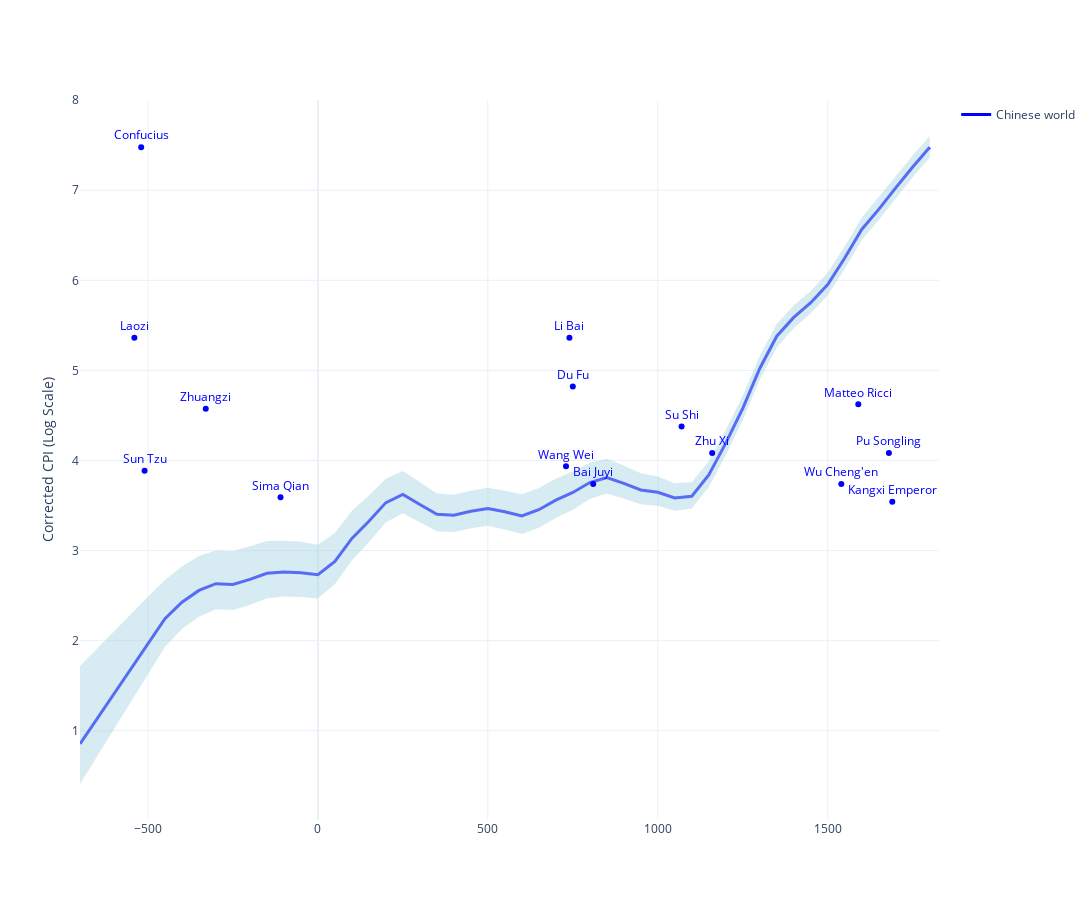

This figure's notebook cell:
### Code cell
import pandas as pd
import plotly.graph_objects as go
import numpy as np
from statsmodels.nonparametric.smoothers_lowess import lowess

# Filtering logic
# df = df_cultura[df_cultura['region_name'].isin(['Southern China', 'Northern China'])]
df = df_cultura[df_cultura['region_name'].isin(['Chinese world'])]
df = df[df['decade'] >= -800]
df['N_est'] = np.log(df['N_est'])  # Applying log transformation
df['N_est_min'] = np.log(df['N_est_min'])  # Min bound log
df['N_est_max'] = np.log(df['N_est_max'])  # Max bound log

# Create figure
fig = go.Figure()

# List of unique regions to plot
regions = df['region_name'].unique()

# Colors for each line and their respective confidence interval fill
# colors = {
#     "Northern China": ("blue", "rgba(173,216,230,0.5)"),  # Light blue
#     "Southern China": ("red", "rgba(240,128,128,0.5)")   # Light red
# }


colors = {
     "Chinese world": ("blue", "rgba(173,216,230,0.5)"),  # Light blue  # Light red
 }

# Perform LOESS smoothing and plotting
for region in regions:
    # Extract data for the region
    region_data = df[df['region_name'] == region]
    region_data.sort_values(by='decade', inplace=True)  # Sort by decade for consistent plotting

    # Applying LOESS smoothing for mean and confidence intervals
    smoothed = lowess(region_data['N_est'], region_data['decade'], frac=0.2)
    smoothed_min = lowess(region_data['N_est_min'], region_data['decade'], frac=0.2)
    smoothed_max = lowess(region_data['N_est_max'], region_data['decade'], frac=0.2)

    decades, n_est = smoothed[:, 0], smoothed[:, 1]
    n_est_min = smoothed_min[:, 1]
    n_est_max = smoothed_max[:, 1]

    # Main line
    fig.add_trace(go.Scatter(
        x=decades,
        y=n_est,
        mode='lines',
        name=f"{region}",
        line=dict(color=colors[region][0], width=3),
    ))

    # Confidence interval fill
    fig.add_trace(go.Scatter(
        x=np.concatenate([decades, decades[::-1]]),  # x and then x reversed for fill
        y=np.concatenate([n_est_min, n_est_max[::-1]]),  # upper bound and lower bound reversed
        fill='toself',
        fillcolor=colors[region][1],
        line=dict(color='rgba(255,255,255,0)'),  # Transparent line for fill area
        hoverinfo="skip",
        showlegend=False
    ))

# Add scatter points for individuals
for region in regions:
    region_individuals = df_individuals[df_individuals['region_name'] == region]
    top_individuals = region_individuals.nlargest(15, 'score')

    # Normalize scores to match top of left y-axis
    max_score = top_individuals['score'].max()
    max_y = max(n_est)  # Maximum y-value from the LOESS smoothing

    top_individuals['normalized_score'] = top_individuals['score'] / max_score * max_y

    fig.add_trace(go.Scatter(
        x=top_individuals['decade'],
        y=top_individuals['normalized_score'],
        mode='markers+text',
        name=None,  # Hide name from legend
        text=top_individuals['individual_name'],
        textposition="top center",
        textfont=dict(
            color=colors[region][0]  # Set text color to match the line color
        ),
        marker=dict(color=colors[region][0]),
        showlegend=False
    ))

# Update layout
fig.update_layout(
    title='',
    xaxis_title='',
    yaxis_title='Corrected CPI (Log Scale)',
    template='plotly_white',  # Use a clean and clear template
    width=1100,  # Width in pixels
    height=900   # Height in pixels
)

fig.show()

### Figure 1 — Plotly figure (JSON) as saved in the notebook; plotly's stock layout.template omitted (floating-point values rounded to 4 significant figures)
{"data": [{"line": {"color": "blue", "width": 3}, "mode": "lines", "name": "Chinese world", "type": "scatter", "x": [-700, -500, -450, -400, -350, -300, -250, -200, -150, -100, -50, 0, 50, 100, 150, 200, 250, 300, 350, 400, 450, 500, 550, 600, 650, 700, 750, 800, 850, 900, 950, 1000, 1050, 1100, 1150, 1200, 1250, 1300, 1350, 1400, 1450, 1500, 1550, 1600, 1650, 1700, 1750, 1800], "y": [0.8546, 1.957, 2.243, 2.426, 2.557, 2.632, 2.624, 2.68, 2.747, 2.761, 2.754, 2.732, 2.88, 3.135, 3.325, 3.532, 3.624, 3.512, 3.402, 3.392, 3.436, 3.466, 3.43, 3.385, 3.454, 3.56, 3.645, 3.755, 3.81, 3.746, 3.673, 3.647, 3.585, 3.603, 3.84, 4.193, 4.578, 5.022, 5.38, 5.589, 5.752, 5.953, 6.248, 6.565, 6.788, 7.026, 7.259, 7.478]}, {"fill": "toself", "fillcolor": "rgba(173,216,230,0.5)", "hoverinfo": "skip", "line": {"color": "rgba(255,255,255,0)"}, "showlegend": false, "type": "scatter", "x": [-700, -500, -450, -400, -350, -300, -250, -200, -150, -100, -50, 0, 50, 100, 150, 200, 250, 300, 350, 400, 450, 500, 550, 600, 650, 700, 750, 800, 850, 900, 950, 1000, 1050, 1100, 1150, 1200, 1250, 1300, 1350, 1400, 1450, 1500, 1550, 1600, 1650, 1700, 1750, 1800, 1800, 1750, 1700, 1650, 1600, 1550, 1500, 1450, 1400, 1350, 1300, 1250, 1200, 1150, 1100, 1050, 1000, 950, 900, 850, 800, 750, 700, 650, 600, 550, 500, 450, 400, 350, 300, 250, 200, 150, 100, 50, 0, -50, -100, -150, -200, -250, -300, -350, -400, -450, -500, -700], "y": [0.4084, 1.616, 1.933, 2.128, 2.266, 2.348, 2.34, 2.396, 2.47, 2.49, 2.485, 2.469, 2.628, 2.889, 3.092, 3.315, 3.414, 3.315, 3.214, 3.207, 3.248, 3.275, 3.235, 3.185, 3.253, 3.361, 3.453, 3.571, 3.634, 3.579, 3.514, 3.496, 3.443, 3.468, 3.707, 4.062, 4.45, 4.896, 5.258, 5.469, 5.634, 5.835, 6.13, 6.446, 6.67, 6.91, 7.144, 7.364, 7.603, 7.385, 7.154, 6.917, 6.695, 6.379, 6.083, 5.882, 5.72, 5.515, 5.161, 4.72, 4.34, 3.993, 3.758, 3.748, 3.822, 3.859, 3.944, 4.019, 3.975, 3.877, 3.799, 3.696, 3.626, 3.664, 3.696, 3.665, 3.62, 3.633, 3.756, 3.883, 3.798, 3.612, 3.442, 3.194, 3.065, 3.097, 3.11, 3.106, 3.049, 2.993, 3.001, 2.94, 2.824, 2.674, 2.487, 1.718]}, {"marker": {"color": "blue"}, "mode": "markers+text", "showlegend": false, "text": ["Confucius", "Li Bai", "Laozi", "Du Fu", "Matteo Ricci", "Zhuangzi", "Su Shi", "Pu Songling", "Zhu Xi", "Wang Wei", "Sun Tzu", "Wu Cheng'en", "Bai Juyi", "Sima Qian", "Kangxi Emperor"], "textfont": {"color": "blue"}, "textposition": "top center", "type": "scatter", "x": [-520, 740, -540, 750, 1590, -330, 1070, 1680, 1160, 730, -510, 1540, 810, -110, 1690], "y": [7.478, 5.362, 5.362, 4.821, 4.625, 4.575, 4.379, 4.083, 4.083, 3.936, 3.887, 3.739, 3.739, 3.591, 3.542]}], "layout": {"height": 900, "title": {"text": ""}, "width": 1100, "xaxis": {"title": {"text": ""}}, "yaxis": {"title": {"text": "Corrected CPI (Log Scale)"}}}}
